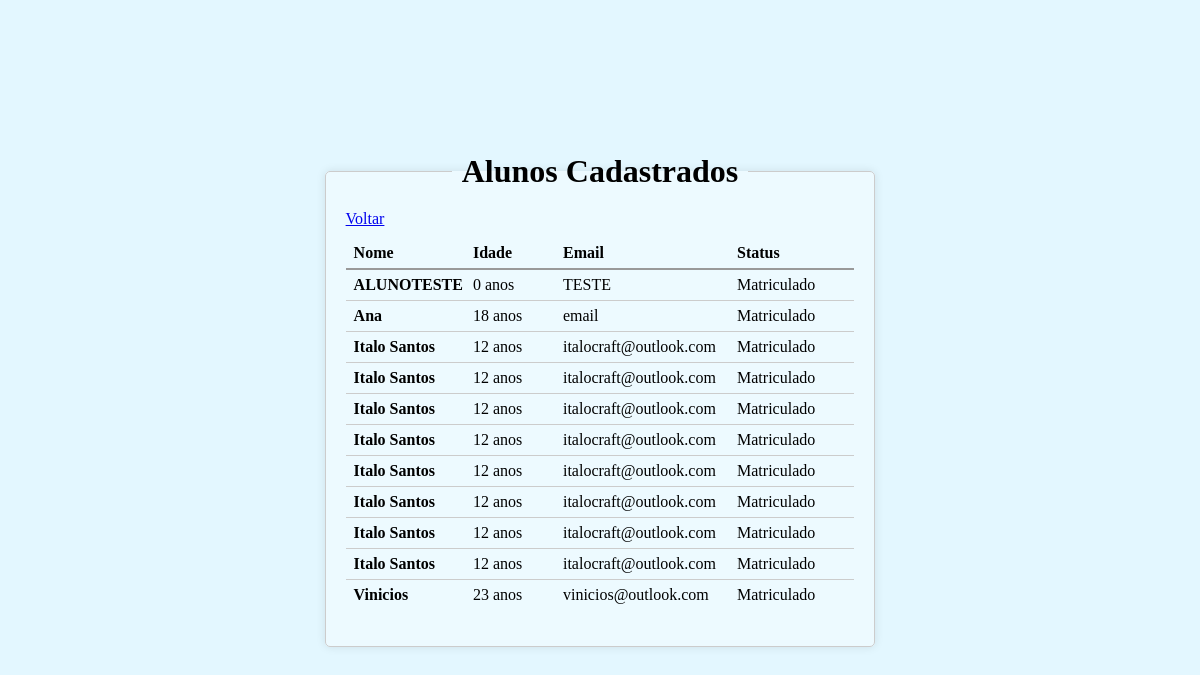
Page /alunos/lista/ (signed in) on the earlier database version.
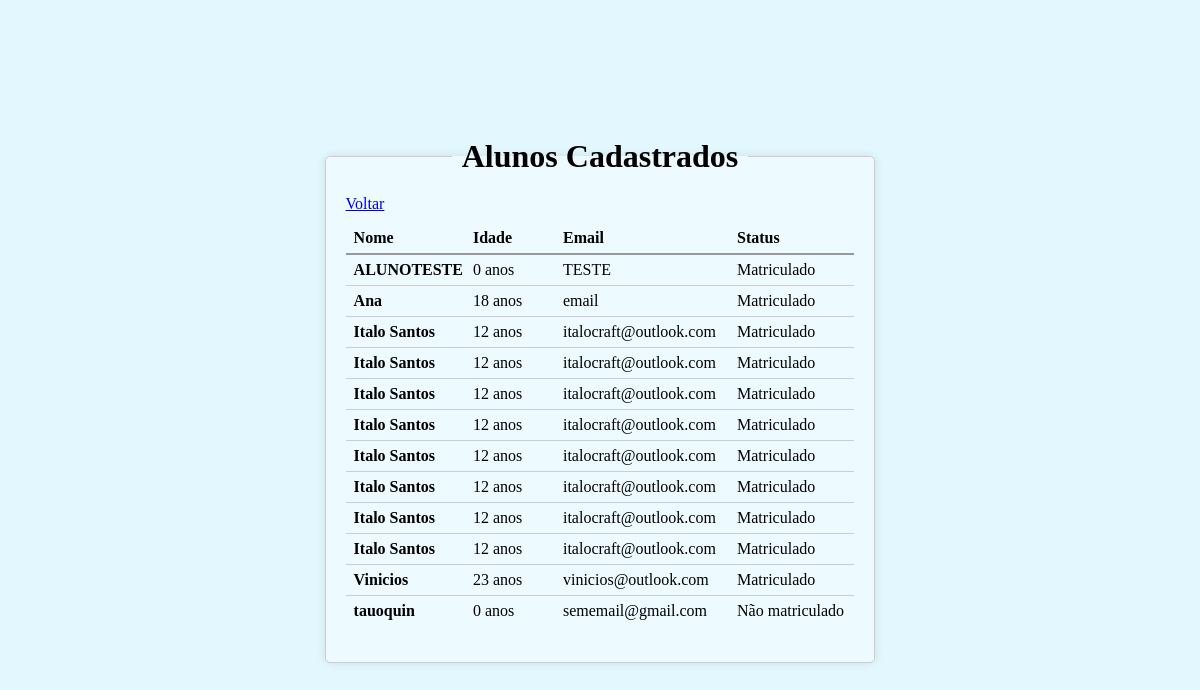
Same page on the later database version.
### alunos/models.py (models this page shows, shortened)
class Aluno(models.Model):
    nome = models.CharField(max_length=100)
    idade = models.IntegerField()
    email = models.EmailField(default="sememail@gmail.com",max_length=150)
    matriculado = models.BooleanField(default=True)

### alunos/views.py (the view)
# urls.py: path('lista/', views.lista_alunos, name='lista'),
@login_required
def lista_alunos(request):
    alunos = Aluno.objects.all()
    return render(request, 'alunos/lista_alunos.html', {'alunos': alunos})

### templates/alunos/lista_alunos.html (shortened to what this page needs)
<!DOCTYPE html>
<html>
<head>
</head>
<body>
    <fieldset>
        <legend><h1>Alunos Cadastrados</h1></legend>
        <a href="/alunos/">Voltar</a>
        <ol class="tabela">
            <li class="header">
                <span>Nome</span>
                <span>Idade</span>
                <span>Email</span>
                <span>Status</span>
            </li>
            {% for aluno in alunos %}
                <li>
                    <span class="nome">{{ aluno.nome }}</span>
                    <span>{{ aluno.idade }} anos</span>
                    <span>{{ aluno.email }}</span>
                    <span>{% if aluno.matriculado %}Matriculado{% else %}Não matriculado{% endif %}</span>
                </li>
            {% endfor %}
        </ol>
    </fieldset>
</body>
</html>

Differences in the rows shown:
added Aluno: nome "tauoquin", idade "0", email "sememail@gmail.com", matriculado "Não matriculado"
